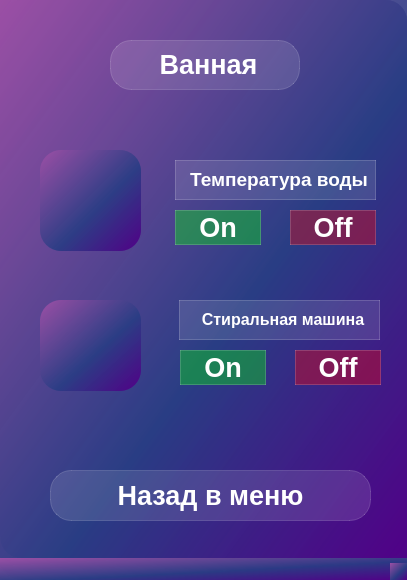
<?xml version="1.0" encoding="UTF-8"?>
<ui version="4.0">
 <class>Bathroom</class>
 <widget class="QMainWindow" name="Bathroom">
  <property name="geometry">
   <rect>
    <x>0</x>
    <y>0</y>
    <width>407</width>
    <height>580</height>
   </rect>
  </property>
  <property name="windowTitle">
   <string>MainWindow</string>
  </property>
  <property name="styleSheet">
   <string notr="true">background-color: qlineargradient(spread:pad, x1:1, y1:1, x2:0, y2:0, stop:0 rgba(81, 0, 135,255), stop:0.427447 rgba(41, 61, 132,235), stop:1 rgba(155,79,165,255));
border-style: solid;
border-radius:21px;</string>
  </property>
  <widget class="QWidget" name="centralwidget">
   <widget class="QLabel" name="label_7">
    <property name="geometry">
     <rect>
      <x>40</x>
      <y>300</y>
      <width>101</width>
      <height>91</height>
     </rect>
    </property>
    <property name="text">
     <string/>
    </property>
    <property name="pixmap">
     <pixmap>Photo/897020.png</pixmap>
    </property>
    <property name="scaledContents">
     <bool>true</bool>
    </property>
   </widget>
   <widget class="QLabel" name="label_4">
    <property name="geometry">
     <rect>
      <x>40</x>
      <y>150</y>
      <width>101</width>
      <height>101</height>
     </rect>
    </property>
    <property name="text">
     <string/>
    </property>
    <property name="pixmap">
     <pixmap>Photo/330-3304429_warmth-clipart-dew-point-dew-point-icon-png.png</pixmap>
    </property>
    <property name="scaledContents">
     <bool>true</bool>
    </property>
   </widget>
   <widget class="QLabel" name="label_name_water_temperature">
    <property name="geometry">
     <rect>
      <x>175</x>
      <y>160</y>
      <width>201</width>
      <height>40</height>
     </rect>
    </property>
    <property name="styleSheet">
     <string notr="true">background-color: rgba(255,255,255,30);
border: 1px solid rgba(255,255,255,40);
border-raduis: 7px;
color: white;
font-weight: bold;
font-size:20pt;
</string>
    </property>
    <property name="text">
     <string>&lt;html&gt;&lt;head/&gt;&lt;body&gt;&lt;p align=&quot;center&quot;&gt;&lt;span style=&quot; font-size:14pt;&quot;&gt;Температура воды&lt;/span&gt;&lt;/p&gt;&lt;/body&gt;&lt;/html&gt;</string>
    </property>
   </widget>
   <widget class="QPushButton" name="pushButton_on_3">
    <property name="geometry">
     <rect>
      <x>175</x>
      <y>210</y>
      <width>86</width>
      <height>35</height>
     </rect>
    </property>
    <property name="styleSheet">
     <string notr="true">QPushButton {
background-color: rgba(0,255,0,90);
border: 1px solid rgba(255,255,255,40);
border-raduis: 7px;
color: white;
font-weight: bold;
font-size:20pt;
}
QPushButton:hover {
background-color: rgba(255,255,255,40);
}
QPushButton:pressed {
background-color: rgba(0,255,0,90);
}
</string>
    </property>
    <property name="text">
     <string>On</string>
    </property>
   </widget>
   <widget class="QPushButton" name="pushButton_off_3">
    <property name="geometry">
     <rect>
      <x>290</x>
      <y>210</y>
      <width>86</width>
      <height>35</height>
     </rect>
    </property>
    <property name="styleSheet">
     <string notr="true">QPushButton {
background-color: rgba(255,0,0,90);
border: 1px solid rgba(255,255,255,40);
border-raduis: 7px;
color: white;
font-weight: bold;
font-size:20pt;
}
QPushButton:hover {
background-color: rgba(255,255,255,40);
}
QPushButton:pressed {
background-color: rgba(255,0,0,90);
}
</string>
    </property>
    <property name="text">
     <string>Off</string>
    </property>
   </widget>
   <widget class="QPushButton" name="pushButton_off_4">
    <property name="geometry">
     <rect>
      <x>295</x>
      <y>350</y>
      <width>86</width>
      <height>35</height>
     </rect>
    </property>
    <property name="styleSheet">
     <string notr="true">QPushButton {
background-color: rgba(255,0,0,90);
border: 1px solid rgba(255,255,255,40);
border-raduis: 7px;
color: white;
font-weight: bold;
font-size:20pt;
}
QPushButton:hover {
background-color: rgba(255,255,255,40);
}
QPushButton:pressed {
background-color: rgba(255,0,0,90);
}
</string>
    </property>
    <property name="text">
     <string>Off</string>
    </property>
   </widget>
   <widget class="QLabel" name="label_name_washing_machine">
    <property name="geometry">
     <rect>
      <x>179</x>
      <y>300</y>
      <width>201</width>
      <height>40</height>
     </rect>
    </property>
    <property name="styleSheet">
     <string notr="true">background-color: rgba(255,255,255,30);
border: 1px solid rgba(255,255,255,40);
border-raduis: 7px;
color: white;
font-weight: bold;
font-size:20pt;
</string>
    </property>
    <property name="text">
     <string>&lt;html&gt;&lt;head/&gt;&lt;body&gt;&lt;p align=&quot;center&quot;&gt;&lt;span style=&quot; font-size:12pt;&quot;&gt;Стиральная машина&lt;/span&gt;&lt;/p&gt;&lt;/body&gt;&lt;/html&gt;</string>
    </property>
   </widget>
   <widget class="QPushButton" name="pushButton_on_4">
    <property name="geometry">
     <rect>
      <x>180</x>
      <y>350</y>
      <width>86</width>
      <height>35</height>
     </rect>
    </property>
    <property name="styleSheet">
     <string notr="true">QPushButton {
background-color: rgba(0,255,0,90);
border: 1px solid rgba(255,255,255,40);
border-raduis: 7px;
color: white;
font-weight: bold;
font-size:20pt;
}
QPushButton:hover {
background-color: rgba(255,255,255,40);
}
QPushButton:pressed {
background-color: rgba(0,255,0,90);
}
</string>
    </property>
    <property name="text">
     <string>On</string>
    </property>
   </widget>
   <widget class="QPushButton" name="pushButton_back_to_menu">
    <property name="geometry">
     <rect>
      <x>50</x>
      <y>470</y>
      <width>321</width>
      <height>51</height>
     </rect>
    </property>
    <property name="styleSheet">
     <string notr="true">QPushButton {
background-color: rgba(255,255,255,30);
border: 1px solid rgba(255,255,255,40);
border-raduis: 7px;
color: white;
font-weight: bold;
font-size:20pt;
}
QPushButton:hover {
background-color: rgba(0, 255, 120, 0.4);
}
QPushButton:pressed {
background-color: rgba(255,255,255,70);
}
</string>
    </property>
    <property name="text">
     <string>Назад в меню</string>
    </property>
   </widget>
   <widget class="QLabel" name="label_smart_home_2">
    <property name="geometry">
     <rect>
      <x>110</x>
      <y>40</y>
      <width>190</width>
      <height>50</height>
     </rect>
    </property>
    <property name="styleSheet">
     <string notr="true">background-color: rgba(255,255,255,30);
border: 1px solid rgba(255,255,255,40);
border-raduis: 7px;
color: white;
font-weight: bold;
font-size:20pt;
</string>
    </property>
    <property name="text">
     <string>&lt;html&gt;&lt;head/&gt;&lt;body&gt;&lt;p align=&quot;center&quot;&gt;Ванная&lt;/p&gt;&lt;/body&gt;&lt;/html&gt;</string>
    </property>
   </widget>
  </widget>
  <widget class="QMenuBar" name="menubar">
   <property name="geometry">
    <rect>
     <x>0</x>
     <y>0</y>
     <width>407</width>
     <height>21</height>
    </rect>
   </property>
  </widget>
  <widget class="QStatusBar" name="statusbar"/>
 </widget>
 <resources/>
 <connections/>
</ui>
